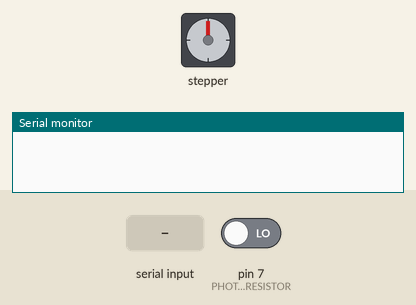
A sketch run on a simulated Arduino Nano, built with avr-gcc and run on an emulated ATmega328P. Shown: stepper motor, the last lines printed to the serial monitor. Wiring (inferred from the names in the program): stepper motor driver (200 steps per turn assumed): step pin 3; direction pin 2; enable pin 4. The test bench sets the inputs (shaded band); at power-on: pin 7 (PHOTO_RESISTOR) LOW.

Above: at 1.2 s.
1.3 s: "90,45\n" received over the second serial link
At 1.82 s:
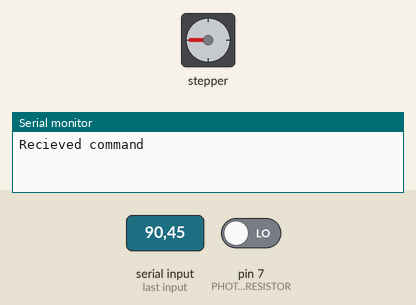
At 2.17 s:
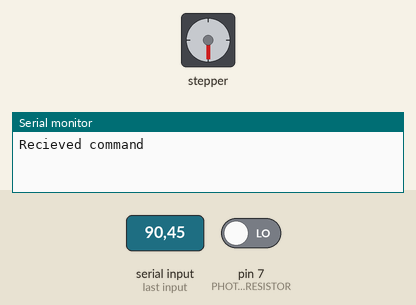
4.3 s: pin 7 (PHOTO_RESISTOR) driven HIGH
At 4.8 s:
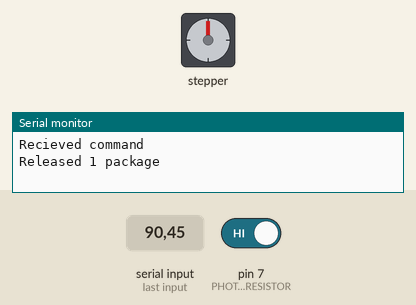
Timing chart, 0 to 7.3 s (numbered marks = the images above; inputs shaded):
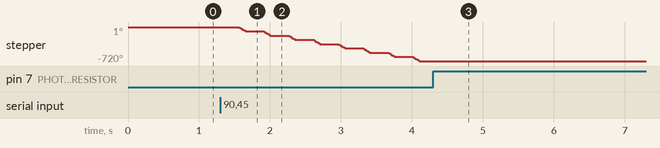

The sketch:

Servant.ino
```cpp
/*
 Name:		Servant.ino
 Created:	3/27/2017 8:43:08 PM
 Author:	duyth
*/

#include <SoftwareSerial.h>

#define BAUD (9600)

//	DRV8825
#define ENABLE 4
#define STEP 3
#define DIR 2

#define PHOTO_RESISTOR 7	//	chân DO của quang trở

#define RX 8	//
#define TX 9	//


SoftwareSerial commandTransporter(RX, TX);

Stream *inputStream;

void setup()
{
	setupMotor();
	setupPhotoresistor();

	Serial.begin(BAUD);

	// if release
	commandTransporter.begin(BAUD);
	inputStream = &commandTransporter;

	// if debug
	//inputStream = &Serial;


}

void loop()
{
	if (inputStream->available())
	{
		Serial.println("Recieved command");
		releasePayload(inputStream->parseInt());
	}
}

void setupMotor() {
	pinMode(STEP, OUTPUT);
	pinMode(DIR, OUTPUT);
	pinMode(ENABLE, OUTPUT);

	disableMotor();
}

void doQuarterRevolution() {
	int x;
	for (x = 0; x < 50; x++)
	{
		digitalWrite(STEP, HIGH);
		delayMicroseconds(1000);
		digitalWrite(STEP, LOW);
		delayMicroseconds(1000);
	}
}

void setupPhotoresistor() {
	pinMode(PHOTO_RESISTOR, INPUT);
}

bool isPayloadCrossed(int waitTime = 250) {
	int debounce = 0;
	long current = millis();
	while (millis() - current < waitTime) {
		if (digitalRead(PHOTO_RESISTOR) == HIGH)
			debounce += 1;
		delay(1);
	}
	return debounce > 3;
}

void releasePayload(int n) {
	enableMotor();
	while (n > 0)
	{
		while (!isPayloadCrossed()) {
			doQuarterRevolution();
		}
		n--;
		Serial.println("Released 1 package");
		delay(1000); // wait for package pass
	}
	disableMotor();
}

void enableMotor() {
	digitalWrite(ENABLE, LOW);
}

void disableMotor() {
	digitalWrite(ENABLE, HIGH);
}
```

Measured:
- after the input at 1.3 s, stepper: keeps turning counter-clockwise at about 282°/s, starting after 0.25 s
- after the input at 4.3 s, stepper: stops changing and stays -720°
